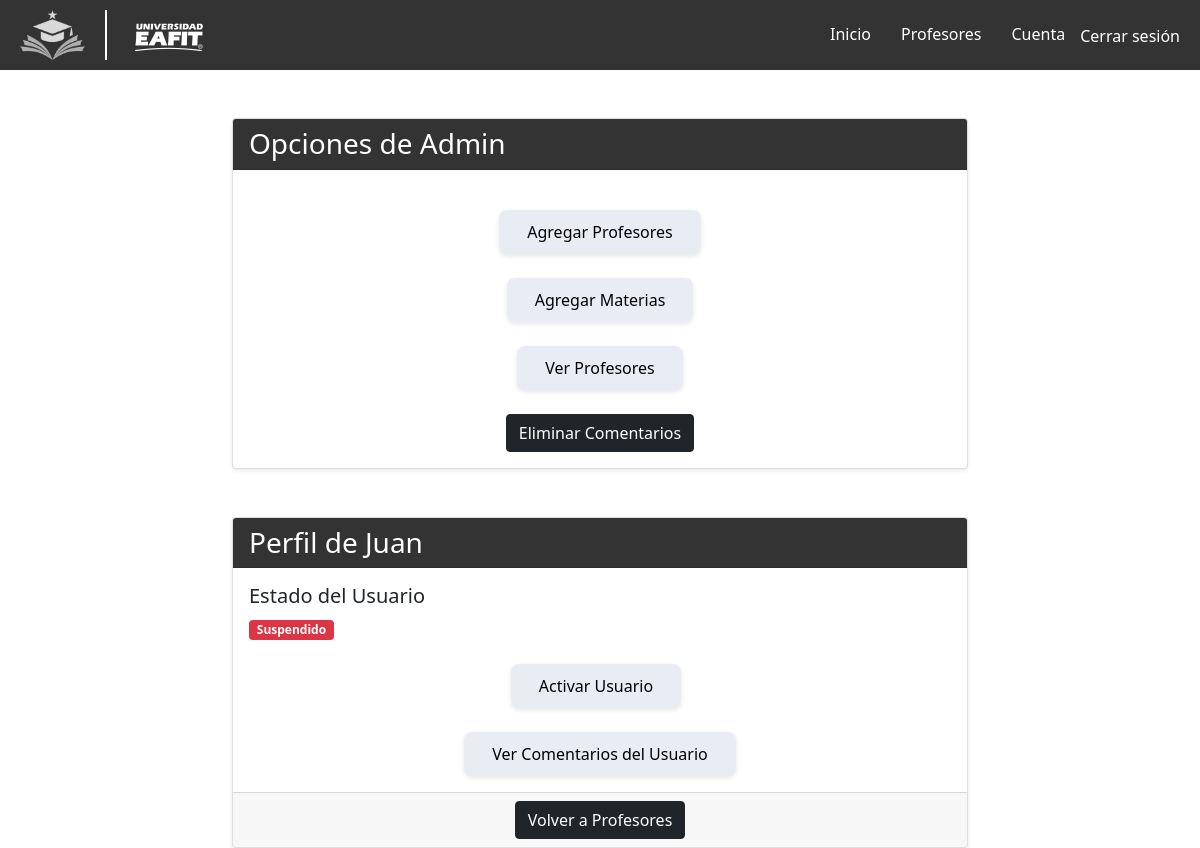
Page /profile/8/ (signed in) on the earlier database version.
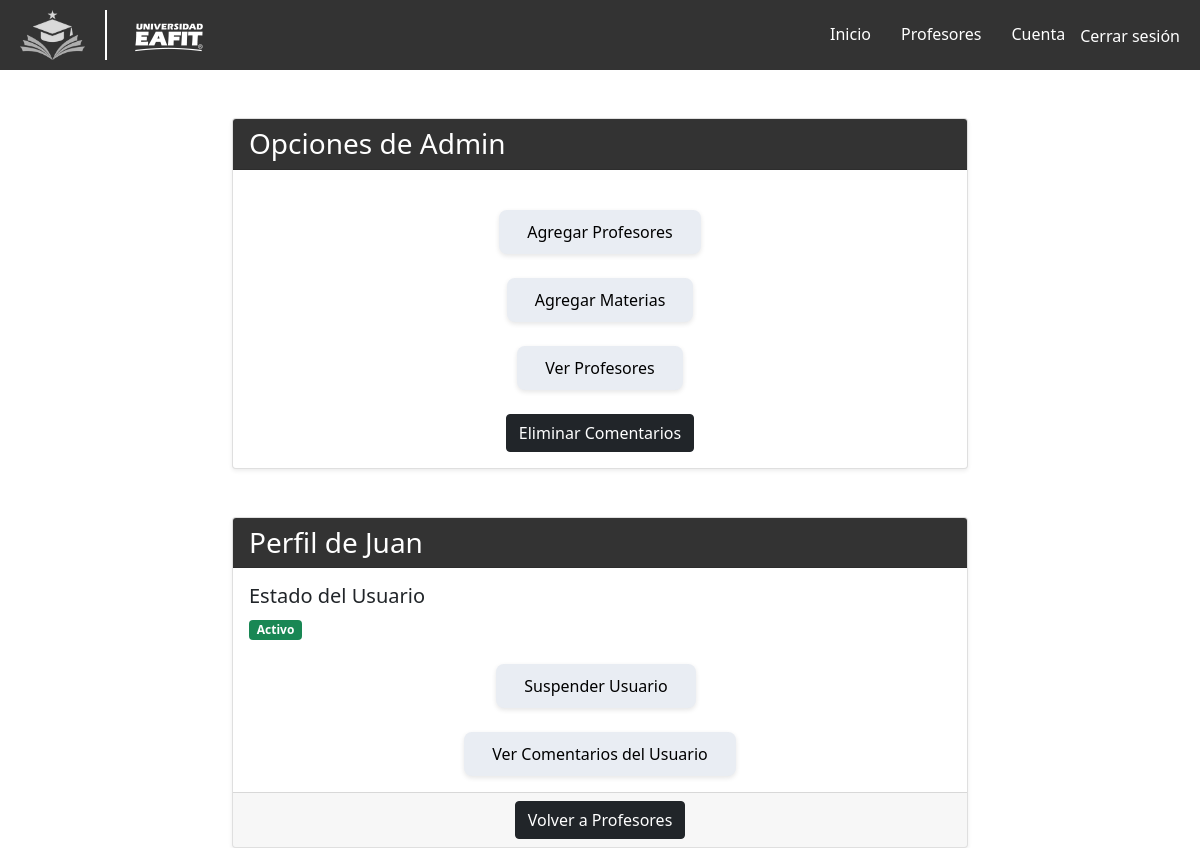
Same page on the later database version.
### account/views.py (the view, shortened to what this page needs)
# urls.py: path('profile/<int:user_id>/', accountViews.user_profile, name='user_profile'),
@login_required
def user_profile(request, user_id):
    usuario = get_object_or_404(User, id=user_id)
    user_profile = get_object_or_404(UserProfile, user__id=user_id)
    is_admin = request.user.is_superuser  # Verificar si el usuario actual es admin
    return render(request, 'cuenta/user_profile.html', {
        'user_profile': user_profile,
        'is_admin': is_admin,
        'usuario': usuario,
    })

### account/templates/cuenta/user_profile.html (shortened to what this page needs)
{% extends "base_generic.html" %}
{% block content %}
<link href="https://cdn.jsdelivr.net/npm/bootstrap@5.1.3/dist/css/bootstrap.min.css" rel="stylesheet">
{% if is_admin %}
<div class="container mt-5">
    <div class="row justify-content-center">
        <div class="col-md-8">
            <div class="card shadow-sm">
                <div class="card-header text-white" style="background-color: #333;">
                    <h3 class="mb-0">Opciones de Admin</h3>
                </div>
                <div class="card-body">
                    <div class="d-flex justify-content-center mt-4">
                        <a href="{% url 'agregar_profesor' %}" class="btn custom-gray-button">
                            Agregar Profesores
                        </a>
                    </div>
                    <div class="d-flex justify-content-center mt-4">
                        <a href="{% url 'agregar_materia' %}" class="btn custom-gray-button">
                            Agregar Materias
                        </a>
                    </div>
                    <div class="d-flex justify-content-center mt-4">
                        <a href="{% url 'manage_profesor' %}" class="btn custom-gray-button">
                            Ver Profesores
                        </a>
                    </div>
                    <div class="d-flex justify-content-center mt-4">
                        <a href="{% url 'manage_reviews' %}" class="btn btn-dark">
                            Eliminar Comentarios
                        </a>
                    </div>
                </div>
            </div>
        </div>
    </div>
</div>
{% endif %}
<div class="container mt-5">
    <div class="row justify-content-center">
        <div class="col-md-8">
            <div class="card shadow-sm">
                <div class="card-header text-white" style="background-color: #333;">
                    <h3 class="mb-0">Perfil de {{ user_profile.user.username }}</h3>
                </div>
                <div class="card-body">
                    <div class="mb-4">
                        <h5 class="card-title">Estado del Usuario</h5>
                        {% if user_profile.is_suspended %}
                        <span class="badge bg-danger">Suspendido</span>
                        {% else %}
                        <span class="badge bg-success">Activo</span>
                        {% endif %}
                    </div>
                    {% if is_admin %}
                    <div class="d-flex justify-content-center">
                        <form method="post" class="d-inline">
                            {% if user_profile.is_suspended %}
                            <button type="submit" name="activate" class="btn custom-gray-button me-2">
                                Activar Usuario
                            </button>
                            {% else %}
                            <button type="submit" name="suspend" class="btn custom-gray-button me-2">
                                Suspender Usuario
                            </button>
                            {% endif %}
                        </form>
                    </div>
                    {% endif %}
                    <div class="d-flex justify-content-center mt-4">
                        <a href="{% url 'mis_comentarios' usuario.id %}" class="btn custom-gray-button">
                            Ver Comentarios del Usuario
                        </a>
                    </div>
                </div>
                <div class="card-footer text-center">
                    <a href="{% url 'lista_profesores' %}" class="btn btn-dark">Volver a Profesores</a>
                </div>
            </div>
        </div>
    </div>
</div>
{% endblock %}

Differences in the rows shown:
changed UserProfile "Juan": is_suspended True → False (drawn)
Other differences:
text no longer shown: "Suspendido Activar Usuario"
text now shown: "Activo Suspender Usuario"
